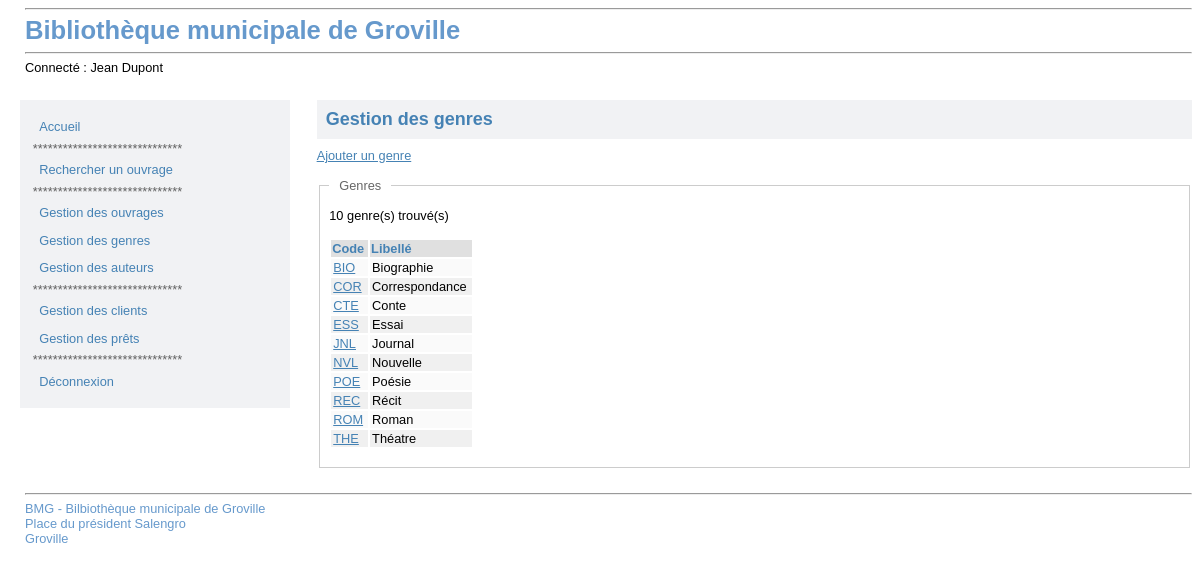
The page /index.php?uc=gererGenres on the database its author committed.
### tables this page shows
CREATE TABLE IF NOT EXISTS `genre` (
  `code_genre` char(3) NOT NULL,
  `lib_genre` varchar(50) NOT NULL,
  PRIMARY KEY (`code_genre`)
);

### modele/GenreDal.class.php (called while the page is built, shortened)
<?php
require_once ('PdoDao.class.php');
class GenreDal {
    public static function loadGenres($style) {
        $cnx = new PdoDao();
        $qry = 'SELECT * FROM genre';
        $tab = $cnx->getRows($qry, array(), $style);
        if ($style == 1) {
            $res = array();
            foreach ($tab as $ligne) {
                $unGenre = new Genre(
                        $ligne->code_genre, $ligne->lib_genre
                );
                array_push($res, $unGenre);
            }
            return $res;
        }
        return $tab;
    }
}
?>

### modele/PdoDao.class.php (called while the page is built, shortened)
<?php
class PdoDao extends PDO {
    public function getRows($sql, $params, $style) {
        try {
            $res = $this->prepare($sql);
            $res->execute($params);
        }
        catch (PDOException $e) {
            return $e;
        }
        if ($res) {
            if ($style) {
                return $res->fetchAll(PDO::FETCH_CLASS, 'ArrayObject');
            }
            else {
                return $res->fetchAll();
            }
        }
        else {
            return NULL;
        }
    }
}

### include/_reference.lib.php (called while the page is built, shortened)
<?php
class Genre {
    private $_code;
    private $_libelle;
    public function getCode() {
        return $this->_code;
    }
    public function getLibelle() {
        return $this->_libelle;
    }
    public function setCode($p_code) {
        $this->_code = $p_code;
    }
    public function setLibelle($p_libelle) {
        $this->_libelle = $p_libelle;
    }
}

### vues/v_listeGenres.php (the view, shortened to what this page needs)
<div id="content">
    <h2>Gestion des genres</h2>
    <a href="index.php?uc=gererGenres&action=ajouterGenre" title="Ajouter">
        Ajouter un genre
    </a>
    <div class="corps-form">
        <fieldset>
            <legend>Genres</legend>
            <div id="object-list">
                <?php
                echo '<span>'.$nbGenres.' genre(s) trouvé(s)'
                        . '</span><br /><br />';
                if ($nbGenres > 0) {
                    echo '<table>';
                    echo '<tr>';
                    echo '<th>Code</th>';
                    echo '<th>Libellé</th>';
                    echo '</tr>';
                    $n = 0;
                    foreach($lesGenres as $unGenre)  {
                        if (($n % 2) == 1) {
                            echo '<tr class="impair">';
                        }
                        else {
                            echo '<tr class="pair">';
                        }
                        echo '<td><a href="index.php?uc=gererGenres&action=consulterGenre&id='
                            .$unGenre->getCode().'">'.$unGenre->getCode().'</a></td>';
                        echo '<td>'.$unGenre->getLibelle().'</td>';
                        echo '</tr>';
                        $n++;
                    }
                    echo '</table>';
                }
                else {
                    echo "Aucun genre trouvé !";
                }
                ?>
            </div>
        </fieldset>
    </div>
</div>

### vues/_v_header.php (shortened to what this page needs)
<!DOCTYPE html>
<html>
    <head>
        <link rel="stylesheet" type="text/css" href="styles/screen.css" />
    </head>
    <body>
	<header id="main-header">
            <hr />
            <div>
                <span class="titre-entete">
                    Bibliothèque municipale de Groville
                </span>
            </div>
            <hr />
            <div id="infos-util">
                <?php echo 'Connecté : '
                    .$_SESSION['prenom']." "
                    .$_SESSION['nom'];
                ?>
            </div>
        </header>

### vues/_v_menu.php
<nav>
    <div id="left-menu">
        <ul id="menu-list">
            <li class="smenu">
                <a href="index.php"
                   title="Accueil">Accueil
                </a>
            </li>
            <li class="smenu">
                ******************************
            </li>
            <li class="smenu">
                <a href="index.php?uc=gererRecherches"
                   title="Recherche">Rechercher un ouvrage
                </a>
            </li>
            <li class="smenu">
                ******************************
            </li>
            <li class="smenu">
                <a href="index.php?uc=gererOuvrages"
                   title="Ouvrages">Gestion des ouvrages
                </a>
            </li>
            <li class="smenu">
                <a href="index.php?uc=gererGenres"
                   title="Genres">Gestion des genres
                </a>
            </li>
            <li class="smenu">
                <a href="index.php?uc=gererAuteurs"
                   title="Auteurs">Gestion des auteurs
                </a>
            </li>
            <li class="smenu">
                ******************************
            </li>
            <li class="smenu">
                <a href="index.php?uc=gererClients"
                   title="Auteurs">Gestion des clients
                </a>
            </li>
            <li class="smenu">
                <a href="index.php?uc=gererPrets"
                   title="Auteurs">Gestion des prêts
                </a>
            </li>
            <li class="smenu">
                ******************************
            </li>
            <li class="smenu">
                <a href=""
                   title="Se déconnecter">Déconnexion
                </a>
            </li>
        </ul>
    </div>
</nav>

### index.php (shortened to what this page needs)
<?php
    include("vues/_v_header.php") ;
    include("vues/_v_menu.php") ;
    if(!isset($_REQUEST['uc'])) {
        $uc = 'home';
    }
     else
    {
        $uc = $_REQUEST['uc'];
    }
    switch ($uc) {
        case 'gererGenres' : {
            include 'controleurs/c_gererGenres.php';
        } break;
    }
    include("vues/_v_footer.php") ;
?>

### controleurs/c_gererGenres.php (shortened to what this page needs)
<?php
require_once 'modele/GenreDal.class.php';
require_once 'include/_reference.lib.php';
if (!isset($_REQUEST['action'])) {
    $action = 'listerGenres';
}
else {
    $action = $_REQUEST['action'];
}
switch ($action) {
    case 'listerGenres' : {
        $lesGenres = GenreDal::loadGenres(1);
        $nbGenres = count($lesGenres);
        include 'vues/v_listeGenres.php';
    } break;
}

### vues/_v_footer.php
	<footer>
		<hr />
		BMG - Bilbiothèque municipale de Groville<br />
		Place du président Salengro<br />
		Groville
	</footer>
 </body>
</html>

### styles/screen.css (style rules this page uses)
﻿ h1, h2, h3 { color: #4582B4; font-weight: bold; }
h2 { font-size: 1em; background-color: #f1f2f4; padding: 0.5em; }
a { color: #4582B4; }
fieldset { margin-bottom: 10px; border: #CCC 1px solid; }
fieldset legend { padding: 0 10px 0 10px; color: #666; }
body { margin-left: 20px; font-family: Verdana, Geneva, Arial, Helvetica, sans-serif; font-size: 0.8em; }
nav { color: rgb(96, 96, 96); float: left; width: 270px; }
footer { clear: both; margin: 25px 0 0 5px; color: #6699cc; }
#main-header { margin: 5px 0 25px 5px; }
#content { border: none; padding-left: 1.3em; background-color: white; margin-left: 280px; min-height:27em; }
.titre-entete { font-weight: bold; font-size: 2em; color: #6699cc; }
#infos-util { margin-bottom: 25px; }
#left-menu { padding: 1em; margin-bottom: 1em; background-color: #f1f2f4; }
ul#menu-list { list-style: none; margin: 0px; padding: 0px; width: 98%; font-size: 1em; }
ul#menu-list li { position: relative; margin: 0px; padding:0px; }
ul#menu-list a { padding: 0.5em; color: #4582B4; display: block; text-decoration: none; width: 80%; }
#content h2 { font-size: large; text-align: left; margin: 0; margin-bottom: 0.5em; }
.corps-form { margin-top: 15px; }
#object-list { margin : 10px 0 10px 0; }
#object-list th { text-align: left; background-color: #e0e0e0; color: #4582B4; }
#object-list tr.impair { background-color: #f0f0f0; }
#object-list tr.pair { background-color: #fafafa; }
#object-list td { padding: 1px 5px 1px 2px; }

### rows shown on the page
genre: code_genre "BIO", lib_genre "Biographie"
genre: code_genre "COR", lib_genre "Correspondance"
genre: code_genre "CTE", lib_genre "Conte"
genre: code_genre "ESS", lib_genre "Essai"
genre: code_genre "JNL", lib_genre "Journal"
genre: code_genre "NVL", lib_genre "Nouvelle"
genre: code_genre "POE", lib_genre "Poésie"
genre: code_genre "REC", lib_genre "Récit"
genre: code_genre "ROM", lib_genre "Roman"
genre: code_genre "THE", lib_genre "Théatre"

### other values the page prints
$_SESSION['prenom'] "Jean"
$_SESSION['nom'] "Dupont"
$nbGenres "10"
